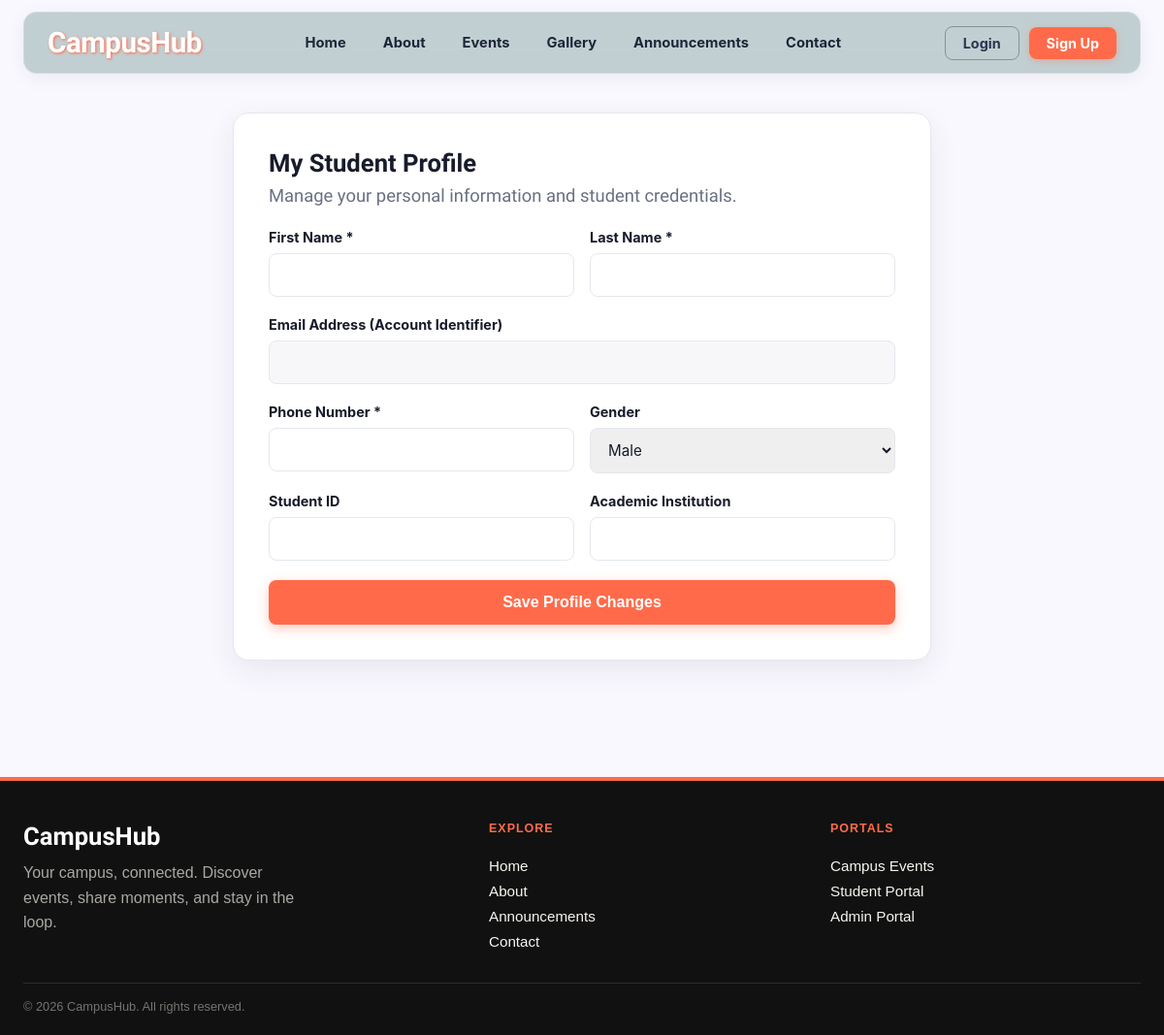
Before: /student/profile.php with the older database file.
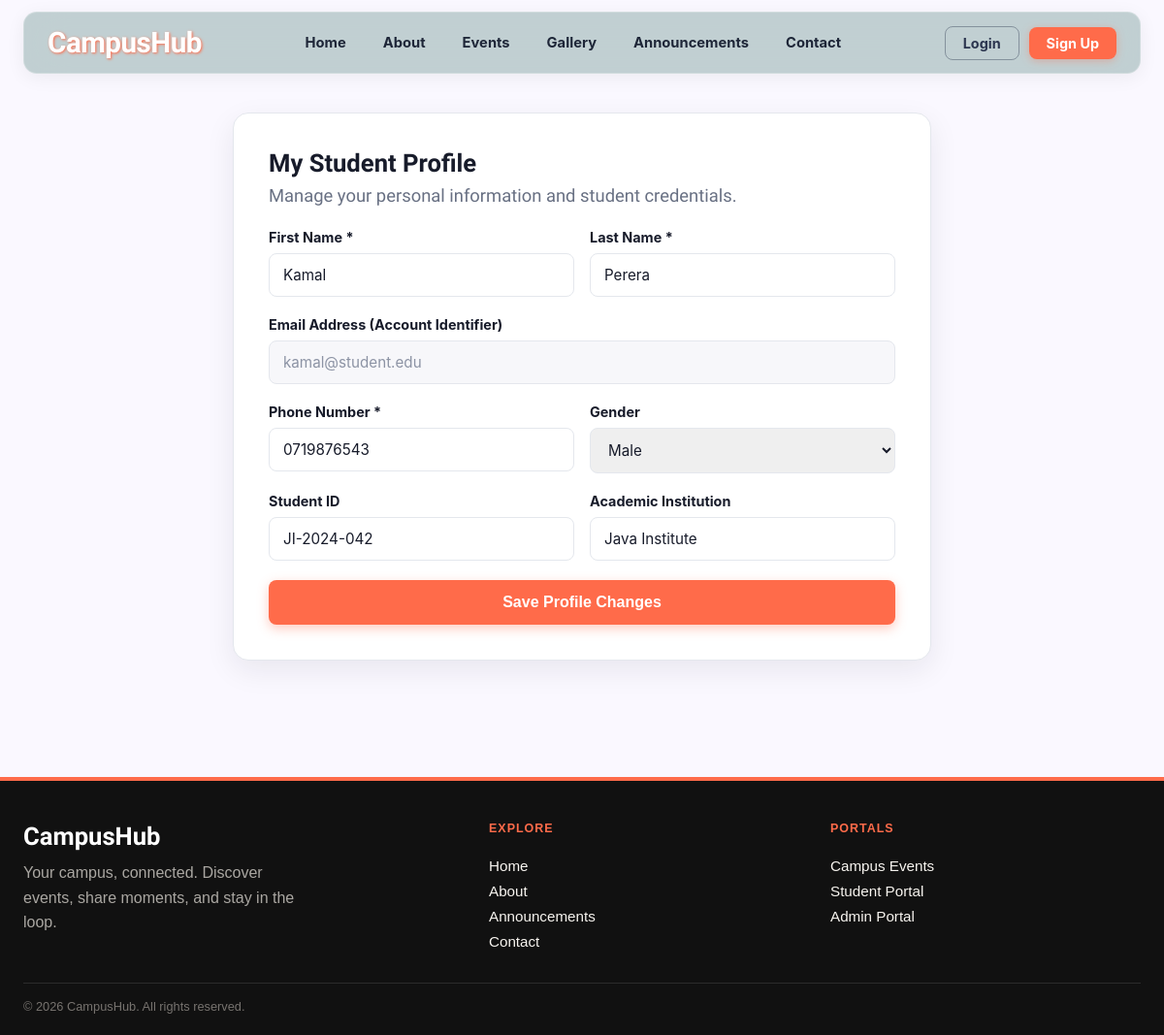
After: the same page with the newer database file.
### tables this page shows
CREATE TABLE IF NOT EXISTS `users` (
  `user_id` INT AUTO_INCREMENT PRIMARY KEY,
  `first_name` VARCHAR(50) NOT NULL,
  `last_name` VARCHAR(75) NOT NULL,
  `email` VARCHAR(100) NOT NULL UNIQUE,
  `phone` VARCHAR(25) NOT NULL UNIQUE,
  `password_hash` VARCHAR(255) NOT NULL,
  `gender` VARCHAR(10) NOT NULL DEFAULT 'other',
  `role` ENUM('admin', 'student') NOT NULL DEFAULT 'student',
  `student_id` VARCHAR(50) NULL,
  `institution` VARCHAR(150) NULL DEFAULT 'Java Institute for Advanced Technology',
  `profile_photo` VARCHAR(255) NULL DEFAULT 'default-avatar.png',
  `created_at` TIMESTAMP DEFAULT CURRENT_TIMESTAMP
);

### includes/db.php (called while the page is built, shortened)
<?php
class Database
{
  private static $connection = null;
  public static function getConnection()
  {
    if (self::$connection === null) {
      $conn = @new mysqli(DB_HOST, DB_USER, DB_PASS, DB_NAME, 3306);
      $conn->set_charset("utf8mb4");
      self::$connection = $conn;
    }
    return self::$connection;
  }
  public static function search($query, $types = null, $params = [])
  {
    $conn = self::getConnection();
    $statement = $conn->prepare($query);
    if ($types != null && !empty($params)) {
      $statement->bind_param($types, ...$params);
    }
    $statement->execute();
    $result = $statement->get_result();
    return $result;
  }
}

### student/profile.php (the view, shortened to what this page needs)
<?php
require_once '../includes/header.php';
require_once '../includes/db.php';
$user_id = isset($_SESSION['user_id']) ? (int)$_SESSION['user_id'] : 2;
$user = null;
$res = Database::search("SELECT * FROM users WHERE user_id = ? LIMIT 1", "i", [$user_id]);
if ($res && $res->num_rows > 0) {
    $user = $res->fetch_assoc();
} else {
    $user = [
        'first_name' => '',
        'last_name' => '',
        'email' => '',
        'phone' => '',
        'gender' => 'male',
        'student_id' => '',
        'institution' => ''
    ];
}
?>
<main class="page-container">
  <div class="profile-container">
    <div class="profile-card">
      <h1>My Student Profile</h1>
      <p class="subtitle">Manage your personal information and student credentials.</p>
      <form action="profile.php" method="POST">
        <div class="form-row-2">
          <div class="form-group">
            <label for="first_name">First Name *</label>
            <input type="text" id="first_name" name="first_name" class="form-control" value="<?php echo htmlspecialchars($user['first_name']); ?>" required>
          </div>
          <div class="form-group">
            <label for="last_name">Last Name *</label>
            <input type="text" id="last_name" name="last_name" class="form-control" value="<?php echo htmlspecialchars($user['last_name']); ?>" required>
          </div>
        </div>
        <div class="form-group">
          <label>Email Address (Account Identifier)</label>
          <input type="email" class="form-control" value="<?php echo htmlspecialchars($user['email']); ?>" disabled>
        </div>
        <div class="form-row-2">
          <div class="form-group">
            <label for="phone">Phone Number *</label>
            <input type="text" id="phone" name="phone" class="form-control" value="<?php echo htmlspecialchars($user['phone']); ?>" required>
          </div>
          <div class="form-group">
            <label for="gender">Gender</label>
            <select id="gender" name="gender" class="form-control">
              <option value="male" <?php echo ($user['gender'] === 'male') ? 'selected' : ''; ?>>Male</option>
            </select>
          </div>
        </div>
        <div class="form-row-2">
          <div class="form-group">
            <label for="student_id">Student ID</label>
            <input type="text" id="student_id" name="student_id" class="form-control" value="<?php echo htmlspecialchars($user['student_id'] ?? 'JI-2024-042'); ?>">
          </div>
          <div class="form-group">
            <label for="institution">Academic Institution</label>
            <input type="text" id="institution" name="institution" class="form-control" value="<?php echo htmlspecialchars($user['institution'] ?? 'Java Institute for Advanced Technology'); ?>">
          </div>
        </div>
        <button type="submit" class="btn-save">Save Profile Changes</button>
      </form>
    </div>
  </div>
</main>
<?php
require_once '../includes/footer.php';
?>

Changed rows visible on the page:
added users: first_name "Kamal", last_name "Perera", email "kamal@student.edu", phone "0719876543", gender "Male", student_id "JI-2024-042", institution "Java Institute"
Other visible differences:
form field gender: "Male" → (not shown)
